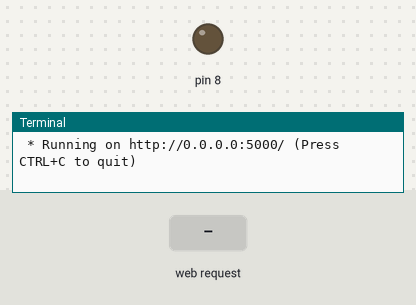
This program was run on a simulated Raspberry Pi (header pin numbers). On the bench: output pins drawn as LEDs (lit = HIGH), the last lines printed to the terminal. The test bench sets the inputs (shaded band). The clock reads 2024-03-15 10:24:30 at power-on unless the program sets it.

Above: at 1.2 s.
1.3 s: HTTP request for /on received
At 2.3 s:
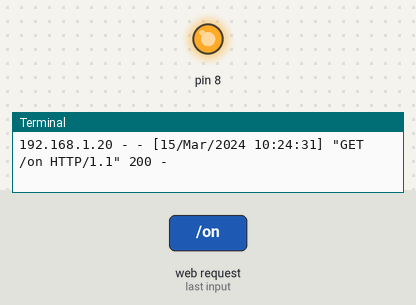
4.3 s: HTTP request for /off received
At 4.6 s:
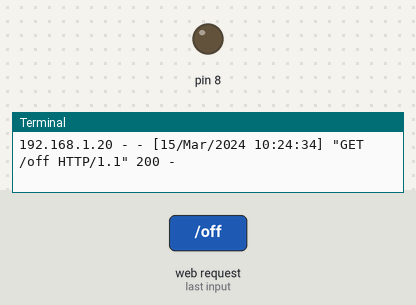
Timing chart, 0 to 7.3 s (numbered marks = the images above; inputs shaded):
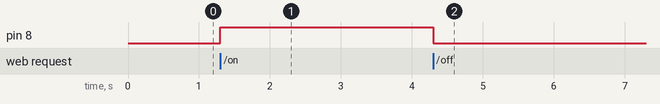

The program:

index.py
```python
from flask import Flask, request, render_template
import RPi.GPIO as GPIO

app = Flask(__name__)
GPIO.setmode(GPIO.BOARD)
GPIO.setup(8, GPIO.OUT, initial=GPIO.LOW)

@app.route("/")
def home():
    return render_template("index.html")

@app.route("/on")
def led_on():
    try:
        GPIO.output(8, GPIO.HIGH)
        return "ok"
    except:
        return "fail"

@app.route("/off")
def led_off():
    try:
        GPIO.output(8, GPIO.LOW)
        return "ok"
    except:
        return "fail"

if __name__ == "__main__":
    app.run(host="0.0.0.0")
```

Measured:
- after the input at 1.3 s, pin 8: LOW → HIGH at once
- after the input at 4.3 s, pin 8: HIGH → LOW at once
